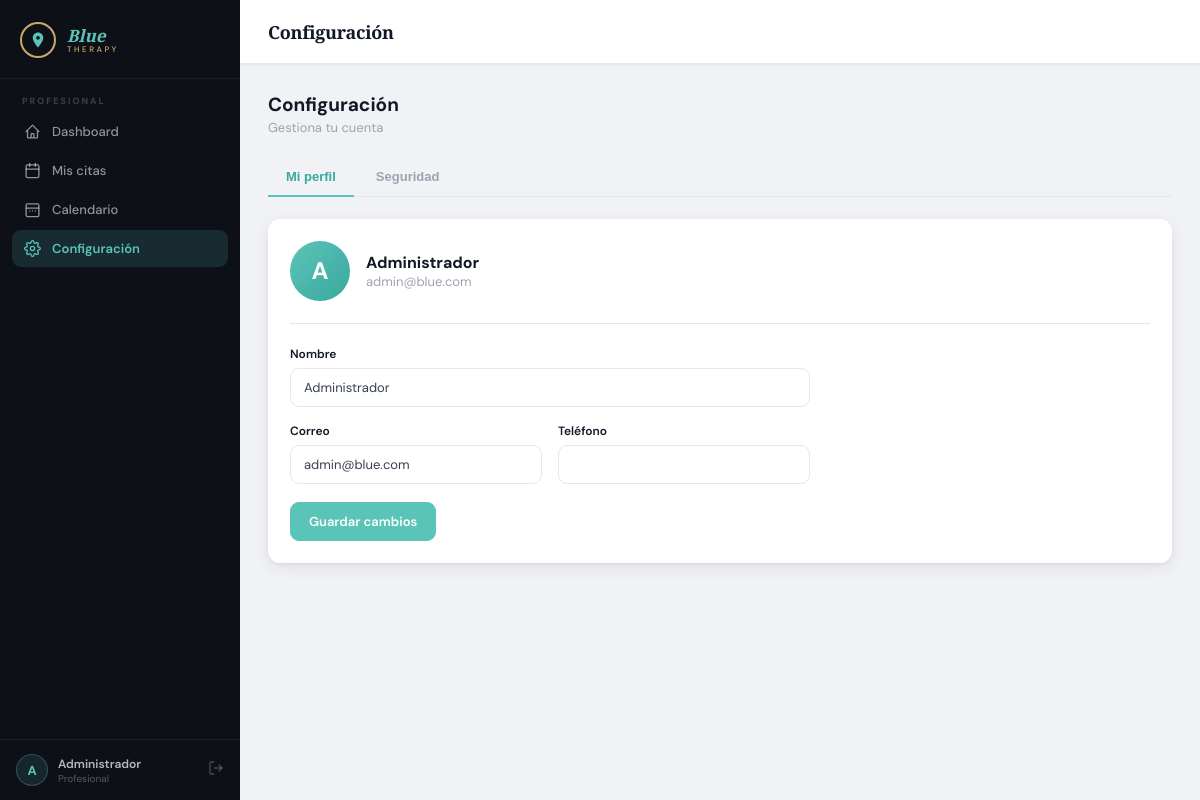
/staff/configuracion.php (signed in), run on the app's committed database.
### tables this page shows
CREATE TABLE users (
    id          INT UNSIGNED AUTO_INCREMENT PRIMARY KEY,
    name        VARCHAR(100)          NOT NULL,
    email       VARCHAR(150)          NOT NULL UNIQUE,
    password    VARCHAR(255)          NOT NULL,
    role        ENUM('admin','staff') NOT NULL DEFAULT 'staff',
    phone       VARCHAR(20),
    photo       VARCHAR(255),
    active      TINYINT(1)            NOT NULL DEFAULT 1,
    created_at  DATETIME              NOT NULL DEFAULT CURRENT_TIMESTAMP,
    updated_at  DATETIME              NOT NULL DEFAULT CURRENT_TIMESTAMP ON UPDATE CURRENT_TIMESTAMP
);

### includes/session.php (called while the page is built, shortened)
<?php
function currentUser(): ?array {
    return $_SESSION['user'] ?? null;
}

### includes/functions.php (called while the page is built, shortened)
<?php
function e(mixed $value): string {
    return htmlspecialchars((string)$value, ENT_QUOTES | ENT_HTML5, 'UTF-8');
}

### staff/configuracion.php (the view, shortened to what this page needs)
<?php
require_once __DIR__ . '/../includes/session.php';
require_once __DIR__ . '/../includes/functions.php';
$db   = getDB();
$me   = currentUser();
$myId = (int)$me['id'];
$tab = $_GET['tab'] ?? 'perfil';
$prof = $db->prepare("SELECT * FROM users WHERE id=?"); $prof->execute([$myId]); $profile = $prof->fetch();
$pageTitle  = 'Configuración';
$activePage = 'configuracion';
require_once __DIR__ . '/_layout.php';
?>
<div class="page-head"><div><h2>Configuración</h2><p>Gestiona tu cuenta</p></div></div>
<div class="tabs">
  <button class="tab <?= $tab==='perfil'?'active':'' ?>"     onclick="location='?tab=perfil'">Mi perfil</button>
  <button class="tab <?= $tab==='seguridad'?'active':'' ?>"   onclick="location='?tab=seguridad'">Seguridad</button>
</div>
<?php if ($tab === 'perfil'): ?>
  <div class="card"><div class="card-body">
    <div class="staff-profile-head">
      <div class="staff-profile-avatar"><?= mb_strtoupper(mb_substr($profile['name'],0,1)) ?></div>
      <div><div class="staff-profile-name"><?= e($profile['name']) ?></div><div class="staff-profile-email"><?= e($profile['email']) ?></div></div>
    </div>
    <form method="POST" style="max-width:520px">
      <div class="form-grid">
        <div class="form-field full"><label>Nombre</label><input type="text" name="name" class="form-control" value="<?= e($profile['name']) ?>" required></div>
        <div class="form-field"><label>Correo</label><input type="email" name="email" class="form-control" value="<?= e($profile['email']) ?>" required></div>
        <div class="form-field"><label>Teléfono</label><input type="tel" name="phone" class="form-control" value="<?= e($profile['phone'] ?? '') ?>"></div>
      </div>
      <button class="btn btn-primary" style="margin-top:18px">Guardar cambios</button>
    </form>
  </div></div>
<?php endif; ?>
<?php require_once __DIR__ . '/_footer.php'; ?>

### staff/_layout.php (shortened to what this page needs)
<?php
require_once __DIR__ . '/../includes/session.php';
require_once __DIR__ . '/../includes/functions.php';
$currentUser   = currentUser();
$pageTitle   ??= 'Mi panel';
$activePage  ??= '';
$navItems = [
    ['slug' => 'dashboard',     'label' => 'Dashboard',     'href' => '/Blue/staff/',                 'icon' => '<path d="M3 12l2-2m0 0l7-7 7 7M5 10v10a1 1 0 001 1h3m10-11l2 2m-2-2v10a1 1 0 01-1 1h-3m-6 0a1 1 0 001-1v-4a1 1 0 011-1h2a1 1 0 011 1v4a1 1 0 001 1m-6 0h6"/>'],
    ['slug' => 'citas',         'label' => 'Mis citas',     'href' => '/Blue/staff/citas.php',        'icon' => '<rect x="3" y="4" width="18" height="18" rx="2"/><line x1="16" y1="2" x2="16" y2="6"/><line x1="8" y1="2" x2="8" y2="6"/><line x1="3" y1="10" x2="21" y2="10"/>'],
    ['slug' => 'calendario',    'label' => 'Calendario',    'href' => '/Blue/staff/calendario.php',   'icon' => '<rect x="3" y="4" width="18" height="18" rx="2"/><line x1="3" y1="10" x2="21" y2="10"/><line x1="8" y1="14" x2="8" y2="14"/><line x1="12" y1="14" x2="12" y2="14"/><line x1="16" y1="14" x2="16" y2="14"/>'],
    ['slug' => 'configuracion', 'label' => 'Configuración', 'href' => '/Blue/staff/configuracion.php','icon' => '<circle cx="12" cy="12" r="3"/><path d="M19.4 15a1.65 1.65 0 00.33 1.82l.06.06a2 2 0 010 2.83 2 2 0 01-2.83 0l-.06-.06a1.65 1.65 0 00-1.82-.33 1.65 1.65 0 00-1 1.51V21a2 2 0 01-4 0v-.09A1.65 1.65 0 009 19.4a1.65 1.65 0 00-1.82.33l-.06.06a2 2 0 01-2.83-2.83l.06-.06A1.65 1.65 0 004.68 15a1.65 1.65 0 00-1.51-1H3a2 2 0 010-4h.09A1.65 1.65 0 004.6 9a1.65 1.65 0 00-.33-1.82l-.06-.06a2 2 0 012.83-2.83l.06.06A1.65 1.65 0 009 4.68a1.65 1.65 0 001-1.51V3a2 2 0 014 0v.09a1.65 1.65 0 001 1.51 1.65 1.65 0 001.82-.33l.06-.06a2 2 0 012.83 2.83l-.06.06A1.65 1.65 0 0019.4 9a1.65 1.65 0 001.51 1H21a2 2 0 010 4h-.09a1.65 1.65 0 00-1.51 1z"/>'],
];
?>
<!DOCTYPE html>
<html lang="es">
<head>
  <link rel="stylesheet" href="/Blue/assets/css/admin.css">
  <link rel="stylesheet" href="/Blue/assets/css/m-agenda.css?v=<?= @filemtime(__DIR__ . '/../assets/css/m-agenda.css') ?>">
</head>
<body>
<div class="admin-wrap">
<aside class="admin-sidebar" id="adminSidebar">
  <div class="sidebar-logo">
    <div class="sidebar-logo-mark">
      <svg viewBox="0 0 24 24" fill="#5bc4b8"><path d="M12 2C8.13 2 5 5.13 5 9c0 5.25 7 13 7 13s7-7.75 7-13c0-3.87-3.13-7-7-7zm0 9.5c-1.38 0-2.5-1.12-2.5-2.5S10.62 6.5 12 6.5s2.5 1.12 2.5 2.5S13.38 11.5 12 11.5z"/></svg>
    </div>
    <div class="sidebar-logo-text">
      <div class="sidebar-logo-blue">Blue</div>
      <div class="sidebar-logo-therapy">Therapy</div>
    </div>
  </div>
  <div class="sidebar-section">
    <div class="sidebar-section-label">Profesional</div>
    <?php foreach ($navItems as $item): ?>
      <a href="<?= $item['href'] ?>" class="sidebar-link <?= $activePage === $item['slug'] ? 'active' : '' ?>">
        <svg width="17" height="17" viewBox="0 0 24 24" fill="none" stroke="currentColor" stroke-width="1.8" stroke-linecap="round" stroke-linejoin="round"><?= $item['icon'] ?></svg>
        <?= $item['label'] ?>
      </a>
    <?php endforeach; ?>
  </div>
  <div class="sidebar-user">
    <div class="sidebar-user-avatar"><?= mb_strtoupper(mb_substr($currentUser['name'] ?? 'P', 0, 1)) ?></div>
    <div>
      <div class="sidebar-user-name"><?= e($currentUser['name'] ?? '') ?></div>
      <div class="sidebar-user-role">Profesional</div>
    </div>
    <a href="/Blue/logout.php" class="sidebar-logout" title="Cerrar sesión">
      <svg viewBox="0 0 24 24" fill="none" stroke="currentColor" stroke-width="2"><path d="M9 21H5a2 2 0 01-2-2V5a2 2 0 012-2h4"/><polyline points="16 17 21 12 16 7"/><line x1="21" y1="12" x2="9" y2="12"/></svg>
    </a>
  </div>
</aside>
<div class="admin-main">
  <header class="admin-topbar">
    <div><div class="topbar-title"><?= e($pageTitle) ?></div></div>
  </header>
  <main class="admin-content">

### assets/css/m-agenda.css (style rules this page uses)
.staff-profile-head { display: flex; align-items: center; gap: 16px; padding-bottom: 22px; margin-bottom: 22px; border-bottom: 1px solid var(--border); }
.staff-profile-avatar { width: 60px; height: 60px; border-radius: 50%; background: linear-gradient(135deg, var(--teal), var(--teal-dark)); color: #fff; font-weight: 700; font-size: 24px; display: flex; align-items: center; justify-content: center; flex-shrink: 0; }
.staff-profile-name { font-size: 16px; font-weight: 700; color: var(--dark); }
.staff-profile-email { font-size: 13px; color: var(--muted); }

### data on the page
users: name "A", name "Administrador", email "admin@blue.com"

### other printed values
$item['label'] "Dashboard"
$item['label'] "Mis citas"
$item['label'] "Calendario"
$item['label'] "Configuración"
$pageTitle "Configuración"
